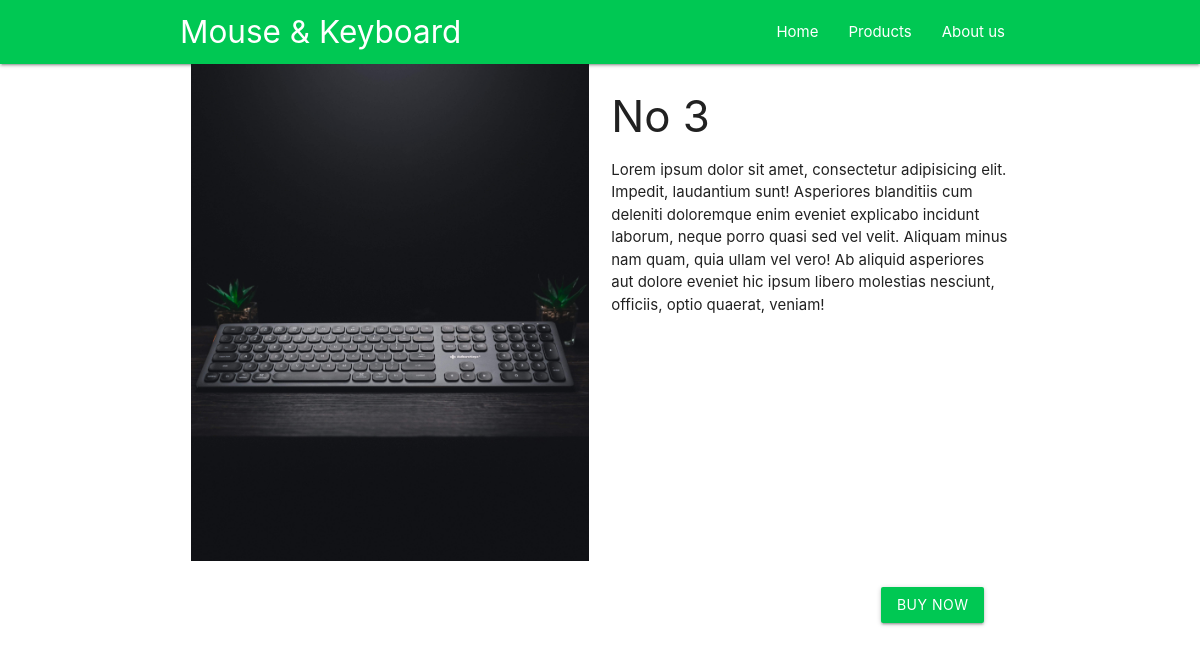
Page /products/3/ on the committed database.
### Products/models.py (models this page shows, shortened)
class Product(models.Model):
    title = models.CharField(max_length=100)
    pic = models.ImageField(default='default.jpg',upload_to= 'product_pics')
    description = models.TextField()
    price = models.DecimalField(max_digits=100, decimal_places=2)
    in_stock = models.DecimalField(max_digits=100,decimal_places=0)

### Products/views.py (the view)
# urls.py: path('<int:id>/',product_page),
def product_page(request,id):
    context = {"product": Product.objects.filter(id=id)}
    return render(request,'Products/product_page.html',context)

### Products/templates/Products/product_page.html (shortened to what this page needs)
{% extends 'Products/base.html' %}
{% block content %}
    {% for items in product %}
        <div class="container">
            <div class="row">
                <div class="col m12 l6">
                    <img src="{{items.pic.url}}" class="responsive-img" alt="product image">
                </div>
                <div class="col m12 l6">
                    <h3>{{ items.title }}</h3>
                    <p>{{ items.description }}</p>
                </div>
            </div>
            <div class="row">
                <div class="col m12 l6 push-l9">
                    <div class="container">
                        <a href="#end" class="btn green accent-4 modal-trigger">Buy now</a>
                    </div>
                </div>
            </div>
        </div>
    {% endfor %}
{% endblock %}

### rows in the picture
Product: pic (picture), title "No 3", description "Lorem ipsum dolor sit amet, consectetur adipisicing elit. Impedit, laudantium sunt! Asperiores blanditiis cum deleniti doloremque enim eveniet explicabo incidunt laborum, neque porro quasi sed vel velit. Aliquam minus nam quam, quia ullam vel vero! Ab aliquid asperiores aut dolore eveniet hic ipsum libero molestias nesciunt, officiis, optio quaerat, veniam!"
